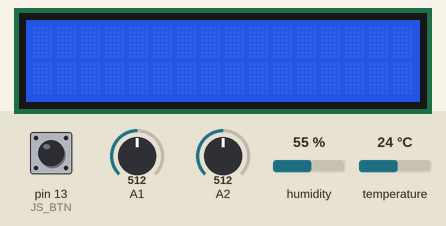
A sketch run on a simulated Arduino Uno, built with avr-gcc and run on an emulated ATmega328P. Shown: 16×2 character LCD. The inputs (shaded band) are chosen by the test bench; at power-on: pin 13 (JS_BTN) HIGH, A1 = 512, humidity 55 %, temperature 24 °C, A2 = 512. What the sketch prints to the serial monitor is not drawn.

Above: at 1.2 s.
1.3 s: pin 13 (JS_BTN) pulled LOW for 0.35 s
At 2.4 s:
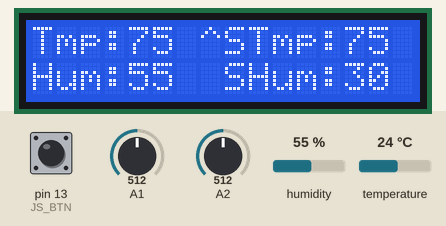
3.5 s: A1 set to 107
5.0 s: A1 set to 94
At 5.8 s:
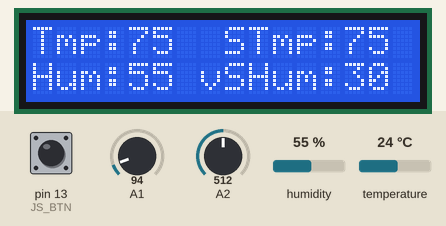
6.6 s: humidity set to 22 %
At 7.7 s:
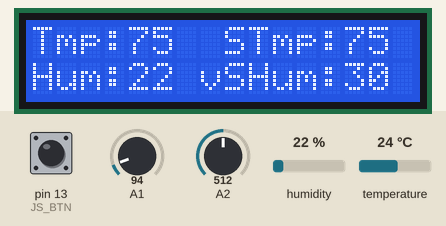
8.6 s: temperature set to 12 °C
At 10.8 s:
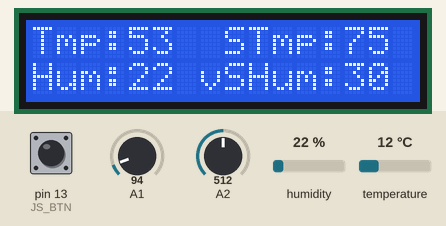
11.1 s: humidity set to 40 %
At 12.7 s:
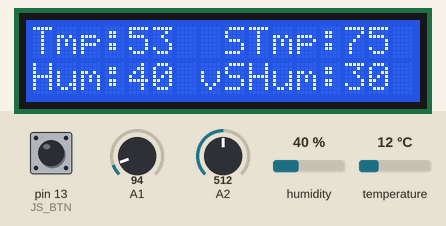
Timing chart, 0 to 14.2 s (numbered marks = the images above; inputs shaded):
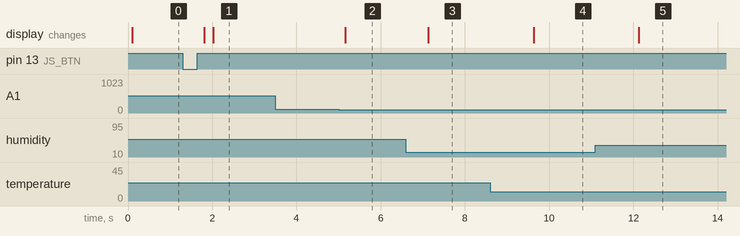

Measured:
- the behaviour switches between 100 and 99 on A1 (found by bisection; images 1 and 2)
- after the input at 1.3 s, the display: first changes after 0.51 s (image 1 shows a later state)
- after the input at 3.5 s, every drawn part: stays the same
- after the input at 5.0 s, the display: changes after 0.16 s (image 2)
- after the input at 6.6 s, the display: changes after 0.53 s (image 3)
- after the input at 8.6 s, the display: changes after 1.0 s (image 4)
- after the input at 11.1 s, the display: changes after 1.0 s (image 5)

The sketch:

TempThermo.ino
```cpp
#include <LiquidCrystal.h>
#include <DHT.h>
#define DHTPIN A0
#define DHTTYPE DHT11
DHT dht(DHTPIN, DHTTYPE);
// initialize the library by associating any needed LCD interface pin
// with the arduino pin number it is connected to
const int rs = 7, en = 6, d4 = 5, d5 = 4, d6 = 3, d7 = 2;
LiquidCrystal lcd(rs, en, d4, d5, d6, d7);

int h = 30; //humidity
int f = 75; //temperature in fahrenheit
int user_h = 30;
int user_f = 75;
int power = 0;

  unsigned int h4 = 2;
  unsigned int l4 = 8;
  unsigned int h5 = 1;
  unsigned int l5 = 3;
  unsigned int h6 = 3;
  unsigned int l6 = 2;
  unsigned int h7 = 95;
  unsigned int l7 = 5;

int VRx = 0; //for stick
int VRy = 0;
int JS_BTN = 13;
int j_btn = 1;
int BLU = 8;
int YEL = 9;
int WHI = 10;
int RED = 11;

int top = 1;
unsigned int a = 0;
unsigned int b = 0;
unsigned int c = 0;
unsigned int d = 0;

typedef struct task {
  int state;
  unsigned long period;
  unsigned long elapsedTime;
  int (*TickFct)(int);
} task;

int delay_gcd;
const unsigned short tasksNum = 7;
task tasks[tasksNum];

enum SM1_States { SM1_INIT, onTop, onBottom, offDisplay}; //DISPLAY
int SM1_Tick(int state1) {
  static int clearCheck = 0;
  switch (state1) { //transitions
    case SM1_INIT:
      state1 = offDisplay;
      break;
    case offDisplay:
      if (power == 1) {
        state1 = onTop;
        lcd.display();
      }
      else {
        state1 = offDisplay;
      }
      break;
    case onTop:
      if (power == 0) {
        state1 = offDisplay;
      }
      else if (top == 1) {
        state1 = onTop;
      }
      else {
        clearCheck = 0;
        state1 = onBottom;
      }
      break;
    case onBottom:
      if (power == 0) {
        state1 = offDisplay;
      }
      else if (top == 1) {
        clearCheck = 0;
        state1 = onTop;
      }
      else {
        state1 = onBottom;
      }
      break;
  }
  switch (state1) { //actions
    case SM1_INIT:
      break;
    case onTop:
      //Serial.println("onTop");
      if (clearCheck == 0) {
        lcd.clear(); //ran clear check
        ++clearCheck;
      }
      lcd.setCursor(0, 0); lcd.print("Tmp:"); lcd.print(f);
      lcd.setCursor(7, 0); lcd.print("^");
      lcd.setCursor(8, 0); lcd.print("STmp:"); lcd.print(user_f);
      lcd.setCursor(0, 1); lcd.print("Hum:"); lcd.print(h);
      lcd.setCursor(8, 1); lcd.print("SHum:"); lcd.print(user_h);
      break;
    case onBottom:
      //Serial.println("onBottom");
      if (clearCheck == 0) {
        lcd.clear(); //ran clear check
        ++clearCheck;
      }
      lcd.setCursor(0, 0); lcd.print("Tmp:"); lcd.print(f);
      lcd.setCursor(8, 0); lcd.print("STmp:"); lcd.print(user_f);
      lcd.setCursor(0, 1); lcd.print("Hum:"); lcd.print(h);
      lcd.setCursor(7, 1); lcd.print("v");
      lcd.setCursor(8, 1); lcd.print("SHum:"); lcd.print(user_h);
      break;
    case offDisplay:
      //Serial.println("offDisplay");
      lcd.noDisplay();
      break;
  }
  return state1;
}

enum SM2_States {SM2_INIT, off2, sample};  //DHT SENSOR
int SM2_Tick(int state2) {
  switch (state2) { //transitions
    case SM2_INIT:
      state2 = off2;
      break;
    case off2:
      if (power == 1) {
        state2 = sample;
      }
      else {
        state2 = off2;
      }
      break;
    case sample:
      if (power == 1) {
        state2 = sample;
      }
      else {
        state2 = off2;
      }
      break;
  }
  switch (state2) {
    case SM2_INIT:
      break;
    case off2:
      break;
    case sample:
      h = dht.readHumidity();
      f = dht.readTemperature(true);
      /*Serial.print("Humidity: ");
        Serial.print(h);
        Serial.print(" %\t");
        Serial.print("Temperature: ");
        Serial.print(f);
        Serial.println(" *F\t"); */
      break;
  }
  return state2;
}

enum SM3_States {SM3_INIT, idle, btn, up, down, left, right} ; //JOYSTICK
int SM3_Tick(int state3) {
  switch (state3) { //transitions
    case SM3_INIT:
      state3 = idle;
      break;
    case idle:
      VRx = analogRead(A2);
      VRy = analogRead(A1);
      j_btn = digitalRead(JS_BTN);
      Serial.print("x: "); Serial.print(VRx); Serial.print(" - y: "); Serial.print(VRy);
      Serial.print("     "); Serial.println(j_btn);
      //state3 = idle;
      if (j_btn == 0) {
        state3 = btn;
      }
      else if (VRy > 900) {
        state3 = up;
      }
      else if (VRy < 100) {
        state3 = down;
      }
      else if (VRx < 100) {
        state3 = left;
      }
      else if (VRx > 900) {
        state3 = right;
      }
      else {
        state3 = idle;
      }
      break;
    case btn:
      j_btn = digitalRead(JS_BTN);
      Serial.println(j_btn);
      if (j_btn == 1) {
        if (power == 1) {
          power = 0;
        }
        else {
          power = 1;
        }
        state3 = idle;
      }
      break;
    case up:
      VRy = analogRead(A1);
      if (VRy <= 800) {
        state3 = idle;
      }
      else {
        state3 = up;
      }
      break;
    case down:
      VRy = analogRead(A1);
      if (VRy >= 200) {
        state3 = idle;
      }
      else {
        state3 = down;
      }
      break;
    case left:
      VRx = analogRead(A2);
      if (VRx >= 200) {
        state3 = idle;
      }
      else {
        state3 = left;
      }
      break;
    case right:
      VRx = analogRead(A2);
      if (VRx <= 800) {
        state3 = idle;
      }
      else {
        state3 = right;
      }
      break;
  }
  switch (state3) { //actions
    case SM3_INIT:
      break;
    case idle:
      //Serial.println("very chill.");
      break;
    case up:
      //Serial.println("up");
      top = 1;
      break;
    case down:
      //Serial.println("down");
      top = 0;
      break;
    case left:
      //Serial.println("left");
      if (top == 1 && power == 1) {
        --user_f;
      }
      else if (top == 0 && power == 1) {
        --user_h;
      }
      break;
    case right:
      //Serial.println("right");
      if (top == 1 && power == 1) {
        ++user_f;
      }
      else if (top == 0 && power == 1){
        ++user_h;
      }
      break;
  }
  return state3;
}

enum SM4_States {SM4_INIT, idle4, high4, low4}; //BLUE
int SM4_Tick(int state4) {

  switch (state4) {
    case SM4_INIT:
      state4 = idle4;
      break;
    case idle4:
      if (user_h > h && power == 1) {
        state4 = high4;
      }
      break;
    case high4:
      if (a >= h4) {
        state4 = low4;
        a = 0;
      }
      else {
        state4 = high4;
      }
      break;
    case low4:
      if (user_h == h || power == 0) {
        state4 = idle4;
        a = 0;
      }
      else if (a >= l4) {
        state4 = high4;
        a = 0;
      }
      else {
        state4 = low4;
      }
      break;
  }
  switch (state4) {
    case SM4_INIT:
      break;
    case idle4:
      digitalWrite(BLU, LOW);
      break;
    case high4:
      digitalWrite(BLU, HIGH);
      ++a;
      break;
    case low4:
      digitalWrite(BLU, LOW);
      ++a;
      break;
  }
  return state4;
}

enum SM5_States {SM5_INIT, idle5, high5, low5}; //YELLOW
int SM5_Tick(int state5) {

  switch (state5) {
    case SM5_INIT:
      state5 = high5;
      break;
    case idle5:
      if (user_h < h && power == 1) {
        state5 = high5;
      }
      break;
    case high5:
      if (b >= h5) {
        state5 = low5;
        b = 0;
      }
      else {
        state5 = high5;
      }
      break;
    case low5:
      if (user_h == h || power == 0) {
        state5 = idle5;
        b = 0;
      }
      else if (b >= l5) {
        state5 = high5;
        b = 0;
      }
      else {
        state5 = low5;
      }
      break;;
  }
  switch (state5) {
    case SM5_INIT:
      break;
    case idle5:
      digitalWrite(YEL, LOW);
      break;
    case high5:
      digitalWrite(YEL, HIGH);
      //Serial.print("HIGH: "); Serial.println(b);
      ++b;
      break;
    case low5:
      digitalWrite(YEL, LOW);
      //Serial.print("LOW: "); Serial.println(b);
      ++b;
      break;
  }
  return state5;
}

enum SM6_States {SM6_INIT, idle6, high6, low6}; //WHITE
int SM6_Tick(int state6) {

  switch (state6) {
    case SM6_INIT:
      state6 = high6;
      break;
    case idle6:
      if (user_f < f && power == 1) {
        state6 = high6;
      }
      break;
    case high6:
      if (c >= h6) {
        state6 = low6;
        c = 0;
      }
      else {
        state6 = high6;
      }
      break;
    case low6:
      if (user_f == f || power == 0) {
        state6 = idle6;
        c = 0;
      }
      else if (c >= l6) {
        state6 = high6;
        c = 0;
      }
      else {
        state6 = low6;
      }
      break;
  }
  switch (state6) {
    case SM6_INIT:
      break;
    case idle6:
      digitalWrite(WHI, LOW);
      break;
    case high6:
      digitalWrite(WHI, HIGH);
      ++c;
      break;
    case low6:
      digitalWrite(WHI, LOW);
      ++c;
      break;
  }
  return state6;
}

enum SM7_States {SM7_INIT, idle7, high7, low7}; //RED
int SM7_Tick(int state7) {

  switch (state7) {
    case SM7_INIT:
      state7 = high7;
      break;
    case idle7:
      if (user_f > f && power == 1) {
        state7 = high7;
      }
      break;
    case high7:
      if (d >= h7) {
        state7 = low7;
        d = 0;
      }
      else {
        state7 = high7;
      }
      break;
    case low7:
      if (user_f == f || power == 0) {
        state7 = idle7;
        d = 0;
      }
      else if (d >= l7) {
        state7 = high7;
        d = 0;
      }
      else {
        state7 = low7;
      }
      break;
  }
  switch (state7) {
    case SM7_INIT:
      break;
    case idle7:
      digitalWrite(RED, LOW);
      break;
    case high7:
      digitalWrite(RED, HIGH);
      ++d;
      break;
    case low7:
      digitalWrite(RED, LOW);
      ++d;
      break;
  }
  return state7;
}

void setup() {
  unsigned char i = 0;
  tasks[i].state = SM1_INIT;
  tasks[i].period = 100;
  tasks[i].elapsedTime = 0;
  tasks[i].TickFct = &SM1_Tick;
  i++;
  tasks[i].state = SM2_INIT;
  tasks[i].period = 500;
  tasks[i].elapsedTime = 0;
  tasks[i].TickFct = &SM2_Tick;
  i++;
  tasks[i].state = SM3_INIT;
  tasks[i].period = 300;
  tasks[i].elapsedTime = 0;
  tasks[i].TickFct = &SM3_Tick;
  i++;
  tasks[i].state = SM4_INIT;
  tasks[i].period = 20; //set to 20 ***
  tasks[i].elapsedTime = 0;
  tasks[i].TickFct = &SM4_Tick;
  i++;
  tasks[i].state = SM5_INIT;
  tasks[i].period = 100; //set to 100 ***
  tasks[i].elapsedTime = 0;
  tasks[i].TickFct = &SM5_Tick;
  i++;
  tasks[i].state = SM6_INIT;
  tasks[i].period = 60; //set to 60 ***
  tasks[i].elapsedTime = 0;
  tasks[i].TickFct = &SM6_Tick;
  i++;
  tasks[i].state = SM7_INIT;
  tasks[i].period = 1; //set to 1 ***
  tasks[i].elapsedTime = 0;
  tasks[i].TickFct = &SM7_Tick;

  lcd.begin(16, 2);

  pinMode(JS_BTN, INPUT_PULLUP);

  //pinMode(BLU, OUTPUT);
  //pinMode(YEL, OUTPUT);
  //pinMode(WHI, OUTPUT);
  //pinMode(RED, OUTPUT);

  delay_gcd = 1000; // GCD
  Serial.begin(9600);
  dht.begin();
}

void loop() {
  unsigned char i;
  for (i = 0; i < tasksNum; ++i) {
    if ( (millis() - tasks[i].elapsedTime) >= tasks[i].period) {
      tasks[i].state = tasks[i].TickFct(tasks[i].state);
      tasks[i].elapsedTime = millis(); // Last time this task was ran
    }
  }

  // set the cursor to column 0, line 1
  // (note: line 1 is the second row, since counting begins with 0):
  //lcd.setCursor(0, 1);
  // print the number of seconds since reset:
  //lcd.print(millis() / 1000);
  //delay(1000);
  //float h = dht.readHumidity();
  //float t = dht.readTemperature();
  //float f = dht.readTemperature(true);

  //if (isnan(h) || isnan(t) || isnan(f)) {
    //Serial.println("Failed to read from DHT sensor!");
    //return;
  //}

  //float hif = dht.computeHeatIndex(f, h);
  //float hic = dht.computeHeatIndex(t, h, false);
  /*

  */
}
```
